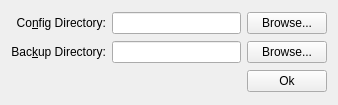
<?xml version="1.0" encoding="UTF-8"?>
<ui version="4.0">
 <class>qBittorrentConfPanel</class>
 <widget class="QWidget" name="qBittorrentConfPanel">
  <property name="geometry">
   <rect>
    <x>0</x>
    <y>0</y>
    <width>338</width>
    <height>105</height>
   </rect>
  </property>
  <property name="windowTitle">
   <string>Form</string>
  </property>
  <layout class="QGridLayout" name="gridLayout">
   <item row="0" column="0">
    <widget class="QLabel" name="label">
     <property name="text">
      <string>Co&amp;nfig Directory:</string>
     </property>
     <property name="alignment">
      <set>Qt::AlignRight|Qt::AlignTrailing|Qt::AlignVCenter</set>
     </property>
     <property name="buddy">
      <cstring>configDirPathEdit</cstring>
     </property>
    </widget>
   </item>
   <item row="0" column="1">
    <widget class="QLineEdit" name="configDirPathEdit"/>
   </item>
   <item row="0" column="2">
    <widget class="QPushButton" name="browseConfigDir">
     <property name="text">
      <string>Browse...</string>
     </property>
    </widget>
   </item>
   <item row="1" column="0">
    <widget class="QLabel" name="label_2">
     <property name="text">
      <string>Bac&amp;kup Directory:</string>
     </property>
     <property name="alignment">
      <set>Qt::AlignRight|Qt::AlignTrailing|Qt::AlignVCenter</set>
     </property>
     <property name="buddy">
      <cstring>backupDirPathEdit</cstring>
     </property>
    </widget>
   </item>
   <item row="1" column="1">
    <widget class="QLineEdit" name="backupDirPathEdit"/>
   </item>
   <item row="1" column="2">
    <widget class="QPushButton" name="browseBackupDir">
     <property name="text">
      <string>Browse...</string>
     </property>
    </widget>
   </item>
   <item row="2" column="2">
    <widget class="QPushButton" name="okBtn">
     <property name="text">
      <string>Ok</string>
     </property>
    </widget>
   </item>
  </layout>
 </widget>
 <resources/>
 <connections>
  <connection>
   <sender>browseConfigDir</sender>
   <signal>clicked()</signal>
   <receiver>qBittorrentConfPanel</receiver>
   <slot>browseConfigDir()</slot>
   <hints>
    <hint type="sourcelabel">
     <x>289</x>
     <y>25</y>
    </hint>
    <hint type="destinationlabel">
     <x>228</x>
     <y>80</y>
    </hint>
   </hints>
  </connection>
  <connection>
   <sender>browseBackupDir</sender>
   <signal>clicked()</signal>
   <receiver>qBittorrentConfPanel</receiver>
   <slot>browseBackupDir()</slot>
   <hints>
    <hint type="sourcelabel">
     <x>284</x>
     <y>54</y>
    </hint>
    <hint type="destinationlabel">
     <x>77</x>
     <y>79</y>
    </hint>
   </hints>
  </connection>
  <connection>
   <sender>okBtn</sender>
   <signal>clicked()</signal>
   <receiver>qBittorrentConfPanel</receiver>
   <slot>okBtnClicked()</slot>
   <hints>
    <hint type="sourcelabel">
     <x>278</x>
     <y>87</y>
    </hint>
    <hint type="destinationlabel">
     <x>195</x>
     <y>95</y>
    </hint>
   </hints>
  </connection>
 </connections>
 <slots>
  <slot>browseConfigDir()</slot>
  <slot>browseBackupDir()</slot>
  <slot>okBtnClicked()</slot>
 </slots>
</ui>
